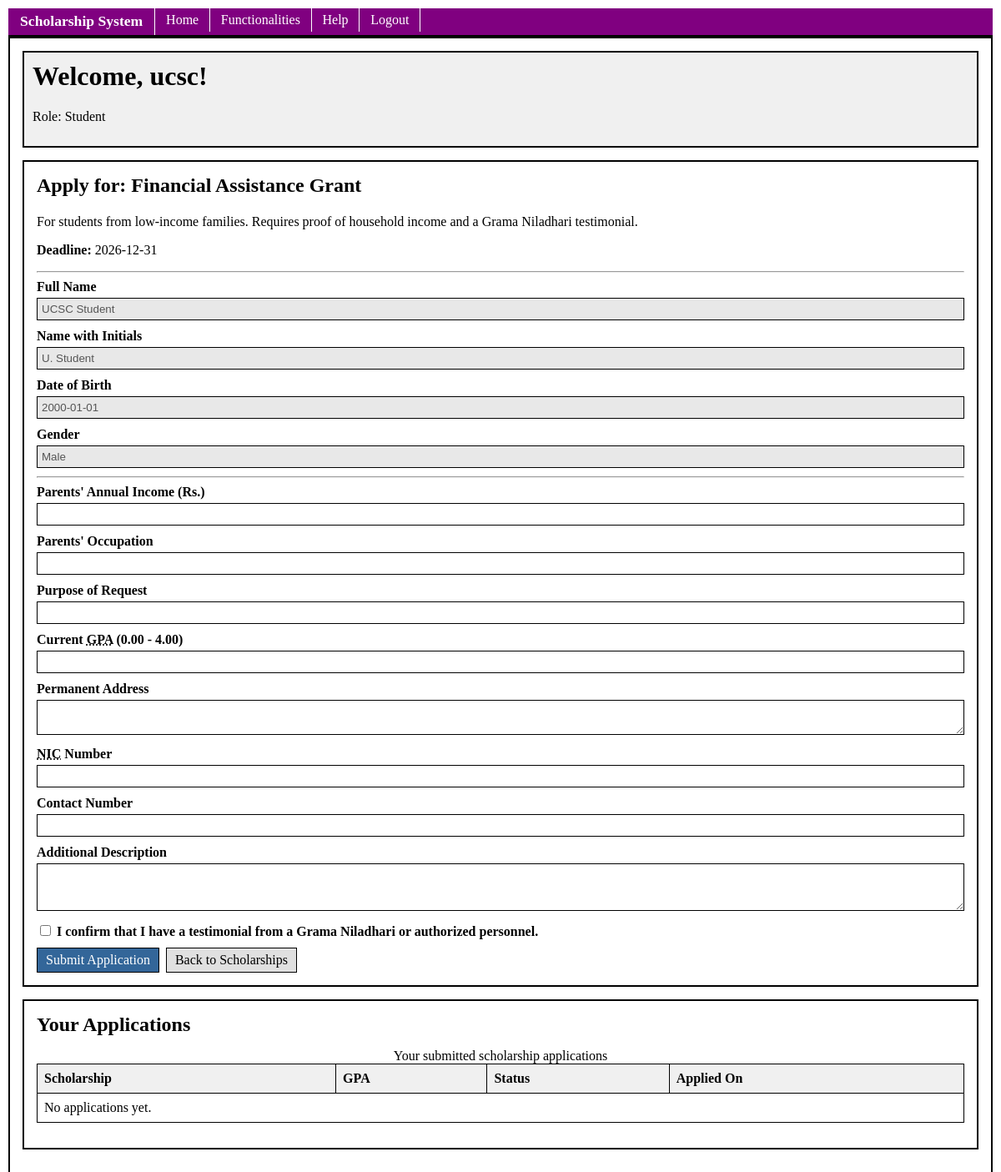
/public/home.php?sid=2 (signed in), run on the app's committed database.
### tables this page shows
CREATE TABLE IF NOT EXISTS scholarships (
    id INT AUTO_INCREMENT PRIMARY KEY,
    name VARCHAR(150) NOT NULL,
    description TEXT,
    deadline DATE,
    created_at TIMESTAMP DEFAULT CURRENT_TIMESTAMP
);

CREATE TABLE IF NOT EXISTS users (
    id INT AUTO_INCREMENT PRIMARY KEY,
    username VARCHAR(50) UNIQUE NOT NULL,
    password VARCHAR(255) NOT NULL,
    role VARCHAR(20) NOT NULL DEFAULT 'student',
    email VARCHAR(100),
    full_name VARCHAR(150),
    name_with_initials VARCHAR(100),
    dob DATE,
    gender VARCHAR(10),
    created_at TIMESTAMP DEFAULT CURRENT_TIMESTAMP
);

### public/home.php (the view, shortened to what this page needs)
<?php
require_once '../config/db.php';
$isLoggedIn = isset($_SESSION['user_id']);
$username = $isLoggedIn ? $_SESSION['username'] : 'Guest';
$isStudent = $isLoggedIn && $_SESSION['role'] === 'student';
$selectedScholarship = null;
if ($isStudent && isset($_GET['sid'])) {
    $stmt = $conn->prepare("SELECT * FROM scholarships WHERE id = ?");
    $stmt->execute([$_GET['sid']]);
    $selectedScholarship = $stmt->fetch();
}
$allScholarships = $conn->query("SELECT * FROM scholarships ORDER BY id ASC")->fetchAll();
$applications = [];
$userProfile = [];
if ($isStudent) {
    $stmt = $conn->prepare("SELECT ss.*, s.name AS scholarship_name FROM student_scholarships ss INNER JOIN scholarships s ON ss.scholarship_id = s.id WHERE ss.student_id = ? ORDER BY ss.applied_at DESC");
    $stmt->execute([$_SESSION['user_id']]);
    $applications = $stmt->fetchAll();
    $profStmt = $conn->prepare("SELECT full_name, name_with_initials, dob, gender FROM users WHERE id = ?");
    $profStmt->execute([$_SESSION['user_id']]);
    $userProfile = $profStmt->fetch();
}
require_once '../includes/header.php';
?>
    <div class="container">
        <div class="dashboard-header">
            <?php if ($isLoggedIn): ?>
                <h1>Welcome, <?php echo htmlspecialchars($username); ?>!</h1>
                <p>Role: <?php echo ucfirst($_SESSION['role']); ?></p>
            <?php else: ?>
                <h1>Welcome to the Scholarship Management System</h1>
                <p>Please login or register to apply for scholarships.</p>
            <?php endif; ?>
        </div>
        <?php if ($isLoggedIn): ?>
            <?php if ($isStudent): ?>
                <?php if ($selectedScholarship): ?>
                    <div class="content-page">
                        <h2>Apply for: <?php echo htmlspecialchars($selectedScholarship['name']); ?></h2>
                        <p><?php echo htmlspecialchars($selectedScholarship['description']); ?></p>
                        <?php if ($selectedScholarship['deadline']): ?>
                            <p><strong>Deadline:</strong> <?php echo htmlspecialchars($selectedScholarship['deadline']); ?></p>
                        <?php endif; ?>
                        <hr>
                        <form name="appForm" action="home.php" method="POST" onsubmit="return checkApplication()">
                            <div class="form-group">
                                <label>Full Name</label>
                                <input type="text" name="full_name_display" value="<?php echo htmlspecialchars($userProfile['full_name']); ?>" class="input-readonly" readonly>
                            </div>
                            <div class="form-group">
                                <label>Name with Initials</label>
                                <input type="text" name="initials_display" value="<?php echo htmlspecialchars($userProfile['name_with_initials']); ?>" class="input-readonly" readonly>
                            </div>
                            <div class="form-group">
                                <label>Date of Birth</label>
                                <input type="text" name="dob_display" value="<?php echo htmlspecialchars($userProfile['dob']); ?>" class="input-readonly" readonly>
                            </div>
                            <div class="form-group">
                                <label>Gender</label>
                                <input type="text" name="gender_display" value="<?php echo htmlspecialchars($userProfile['gender']); ?>" class="input-readonly" readonly>
                            </div>
                            <hr>
                            <div class="form-group">
                                <label>Parents' Annual Income (Rs.)</label>
                                <input type="number" step="0.01" id="appIncome" name="parents_income">
                            </div>
                            <div class="form-group">
                                <label>Parents' Occupation</label>
                                <input type="text" id="appOccupation" name="parents_occupation">
                            </div>
                            <div class="form-group">
                                <label>Purpose of Request</label>
                                <input type="text" id="appPurpose" name="purpose">
                            </div>
                            <div class="form-group">
                                <label>Current <abbr title="Grade Point Average">GPA</abbr> (0.00 - 4.00)</label>
                                <input type="number" step="0.01" min="0" max="4.0" id="appGpa" name="gpa">
                            </div>
                            <div class="form-group">
                                <label>Permanent Address</label>
                                <textarea name="permanent_address" id="appAddress" rows="2"></textarea>
                            </div>
                            <div class="form-group">
                                <label><abbr title="National Identity Card">NIC</abbr> Number</label>
                                <input type="text" id="appNic" name="nic">
                            </div>
                            <div class="form-group">
                                <label>Contact Number</label>
                                <input type="text" id="appContact" name="contact_numbers">
                            </div>
                            <div class="form-group">
                                <label>Additional Description</label>
                                <textarea name="description" id="appDesc" rows="3"></textarea>
                            </div>
                            <div class="form-group">
                                <label>
                                    <input type="checkbox" id="appTestimonial" name="testimonial_checked">
                                    I confirm that I have a testimonial from a Grama Niladhari or authorized personnel.
                                </label>
                            </div>
                            <button type="submit" class="btn btn-primary">Submit Application</button>
                            <a href="home.php" class="btn">Back to Scholarships</a>
                        </form>
                    </div>
                <?php endif; ?>
                <div class="table-container">
                    <h2>Your Applications</h2>
                    <table>
                        <caption>Your submitted scholarship applications</caption>
                        <thead>
                            <tr>
                                <th>Scholarship</th>
                                <th>GPA</th>
                                <th>Status</th>
                                <th>Applied On</th>
                            </tr>
                        </thead>
                        <tbody>
                            <?php if (count($applications) === 0): ?>
                            <tr><td colspan="4">No applications yet.</td></tr>
                            <?php endif; ?>
                        </tbody>
                    </table>
                </div>
            <?php endif; ?>
        <?php endif; ?>
    </div>
<?php require_once '../includes/footer.php'; ?>

### public/css/style.css (style rules this page uses)
body { background-color: #ffffff; color: #000000; margin: 0; padding: 10px; }
.container, .content-page, .table-container { border: 2px solid #000000; padding: 15px; margin-bottom: 15px; }
h1, h2, h3 { margin-top: 0; margin-bottom: 10px; padding-bottom: 5px; }
.form-group { margin-bottom: 10px; }
.form-group label { display: block; margin-bottom: 4px; font-weight: bold; }
input[type="text"], input[type="password"], input[type="email"], input[type="number"] { width: 100%; border: 1px solid #000000; padding: 5px; box-sizing: border-box; }
.form-group select, .form-group textarea { width: 100%; border: 1px solid #000000; padding: 5px; box-sizing: border-box; }
.btn, .btn-primary, .btn-danger { box-sizing: border-box; font-family: inherit; font-size: inherit; line-height: normal; vertical-align: middle; }
.btn { border: 1px solid #000000; background-color: #e0e0e0; color: #000000; padding: 5px 10px; text-decoration: none; display: inline-block; cursor: pointer; margin-right: 4px; }
.btn-primary { border: 1px solid #000000; background-color: #336699; color: #ffffff; padding: 5px 10px; text-decoration: none; display: inline-block; cursor: pointer; margin-right: 4px; }
table { width: 100%; border-collapse: collapse; margin-bottom: 15px; }
table th, table td { border: 1px solid #000000; padding: 8px; text-align: left; }
table th { background-color: #f0f0f0; font-weight: bold; }
.dashboard-header { border: 2px solid #000000; padding: 10px; margin-bottom: 15px; background-color: #f0f0f0; }
.input-readonly { background-color: #e8e8e8; color: #555555; }

### data on the page
scholarships: name "Financial Assistance Grant", description "For students from low-income families. Requires proof of household income and a Grama Niladhari testimonial.", deadline "2026-12-31"
users: full_name_display "UCSC Student", initials_display "U. Student", dob_display "2000-01-01", gender_display "Male"

### other printed values
$username "ucsc"
$_SESSION['role'] "Student"
